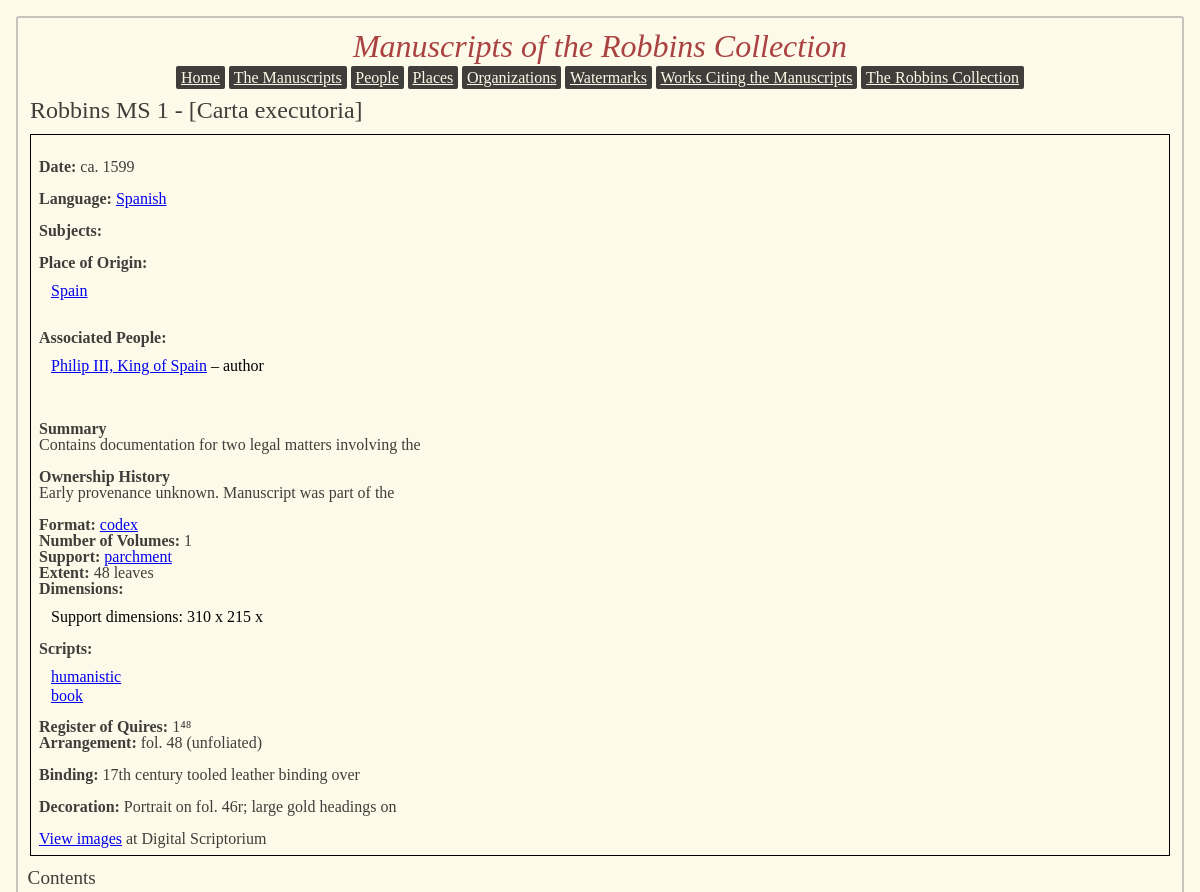
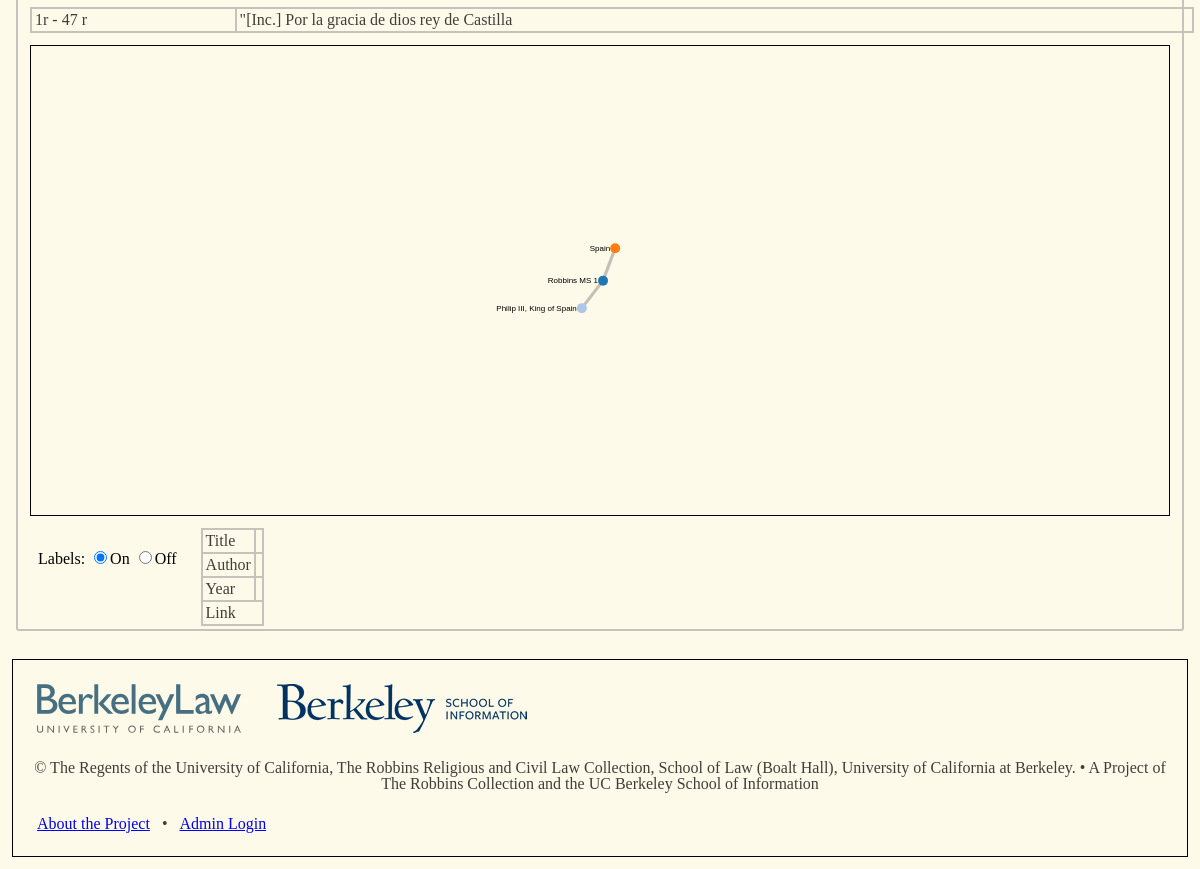
The app's page /ms1 with its own data (2 pictures, top to bottom).
### app/models.py (models this page shows, shortened)
class manuscript(db.Model):
	id = db.Column(db.Integer, primary_key=True)
	shelfmark = db.Column(db.String(15))
	ms_format = db.Column(db.String(20))
	date1 = db.Column(db.Integer)
	date2 = db.Column(db.Integer)
	datetype = db.Column(db.String(1))
	language = db.Column(db.Integer, db.ForeignKey('language.id'))
	summary = db.Column(db.String(1000))
	ownership_history = db.Column(db.String(1000))
	origin = db.Column(db.String(1000))
	decoration = db.Column(db.String(1000))
	binding = db.Column(db.String(1000))
	num_volumes = db.Column(db.Integer)
	ds_url = db.Column(db.String(1000))
	volumes = db.relationship('volume',
		backref = 'ms',
		lazy='dynamic')
	contents = db.relationship('content_item',
		backref = 'ms',
		lazy='dynamic')
	titles = db.relationship('title',
		backref = 'ms',
		lazy='dynamic'
		)
	watermarks = db.relationship('watermark',
		secondary = has_watermark,
		backref = db.backref('mss', lazy='dynamic')
		)
	assoc_people = db.relationship('person_ms_assoc',
		backref = 'ms',
		lazy='dynamic')
	places = db.relationship('place',
		secondary = has_place,
		backref = db.backref('mss', lazy='dynamic')
		)
	orgs = db.relationship('org_ms_assoc',
		backref= 'ms',
		lazy='dynamic')
	treatments = db.relationship('external_doc',
		secondary=has_external_doc,
		backref = db.backref('mss', lazy='dynamic')
		)
	subjects = db.relationship('ms_subject_assoc',
		backref = 'ms',
		lazy = 'dynamic'
		)

class title(db.Model):
	id = db.Column(db.Integer, primary_key=True)
	title_text = db.Column(db.String(150))
	title_type = db.Column(db.String(20))
	ms_id = db.Column(db.Integer, db.ForeignKey('manuscript.id'))

class language(db.Model):
	id = db.Column(db.Integer, primary_key = True)
	name = db.Column(db.String(60))
	mss = db.relationship('manuscript',
		backref = 'ms_language',
		lazy='dynamic')

class place(db.Model):
	id = db.Column(db.Integer, primary_key = True)
	place_name = db.Column(db.String(60))
	place_type = db.Column(db.String(10))
	lat = db.Column(db.Float)
	lon = db.Column(db.Float)

class person(db.Model):
	id = db.Column(db.Integer, primary_key=True)
	name_display = db.Column(db.String(200))
	name_main = db.Column(db.String(200))
	name_fuller = db.Column(db.String(200))
	year_1 = db.Column(db.Integer)
	year_2 = db.Column(db.Integer)
	datetype = db.Column(db.Integer)
	numeration = db.Column(db.String(20))
	title = db.Column(db.String(30))
	ms_relations = db.relationship('person_ms_assoc',
		backref = 'person',
		lazy='dynamic')

class person_ms_assoc(db.Model):
	id = db.Column(db.Integer, primary_key=True)
	person_id = db.Column(db.Integer, db.ForeignKey('person.id'))
	ms_id = db.Column(db.Integer, db.ForeignKey('manuscript.id'))
	assoc_type = db.Column(db.String(50))

class volume(db.Model):
	id = db.Column(db.Integer, primary_key=True)
	numeration = db.Column(db.Integer)
	support = db.Column(db.String(15))
	extent = db.Column(db.Integer)
	extent_unit = db.Column(db.String(3))
	bound_width = db.Column(db.Integer)
	bound_height = db.Column(db.Integer)
	leaf_width = db.Column(db.Integer)
	leaf_height = db.Column(db.Integer)
	written_width = db.Column(db.Integer)
	written_height = db.Column(db.Integer)
	size_unit = db.Column(db.String(3))
	quire_register = db.Column(db.String(60))
	phys_arrangement = db.Column(db.String(60))
	narr_script = db.Column(db.String(1000))
	contents = db.relationship('content_item',
		backref = 'volume',
		lazy='dynamic')
	scripts = db.relationship('script',
		secondary = vol_has_script,
		backref= db.backref('mss', lazy='dynamic')
		)
	lines = db.relationship('lines',
		secondary=line_assoc,
		backref = db.backref('volumes', lazy='dynamic')
		)
	ruling = db.relationship('ruling',
		secondary = has_ruling,
		backref = db.backref('volumes', lazy='dynamic')
		)
	ms_id = db.Column(db.Integer, db.ForeignKey('manuscript.id'))

class script(db.Model):
	id = db.Column(db.Integer, primary_key = True)
	name = db.Column(db.String(100))

class content_item(db.Model):
	id = db.Column(db.Integer, primary_key=True)
	text = db.Column(db.String(1000))
	fol_start_num = db.Column(db.Integer)
	fol_start_side = db.Column(db.String(1))
	fol_end_num = db.Column(db.Integer)
	fol_end_side = db.Column(db.String(1))
	ms_id = db.Column(db.Integer, db.ForeignKey('manuscript.id'))
	vol_id = db.Column(db.Integer, db.ForeignKey('volume.id'))

### app/views.py (the view)
@app.route('/ms<idno>', methods = ['GET'])
def ms_view(idno):
	pagems = models.manuscript.query.get(idno)
	if pagems == None:
		abort(404)
	relat_people = {}
	for person_assoc in pagems.assoc_people:
		if person_assoc.person_id not in relat_people:
			relat_people[person_assoc.person_id] = {}
			relat_people[person_assoc.person_id]['roles'] = person_assoc.assoc_type
			relat_people[person_assoc.person_id]['name'] = person_assoc.person.name_display
		else:
			relat_people[person_assoc.person_id]['roles'] = relat_people[person_assoc.person_id]['roles'] + ', ' + person_assoc.assoc_type
	graph_data = get_info_from_db(pagems.id, 'manuscript')
	graphobj = json.dumps(graph_data)
	support_types = ['paper', 'parchment', 'papyrus']
	return render_template('msview.html', pagetitle = pagems.shelfmark, ms=pagems, people = relat_people, supports = support_types, graphsend=graphobj)

### app/views.py (called while the page is built)
def return_ms_data(shelf_id):
	this_ms = models.manuscript.query.get(shelf_id)
	resultid = '0_' + str(shelf_id)
	authorquery = this_ms.assoc_people.filter_by(assoc_type = 'author').first()
	if authorquery != None:
		result_author = authorquery.person.name_display
	else:
		result_author = ''
	result_title = this_ms.titles.filter_by(title_type='main').first().title_text
	if this_ms.date2 == None:
		result_datestring = str(this_ms.date1)
	else:
		result_datestring = str(this_ms.date1) + '-' + str(this_ms.date2)
	msreturndict = {"name": this_ms.shelfmark, "group": 0, "role": 'manuscript', "dbkey": shelf_id, 'id': resultid,
			'title': result_title, 'date': result_datestring, 'author': result_author, 'url': url_for('ms_view',idno=shelf_id)}
	return msreturndict

### app/templates/msview.html (shortened to what this page needs)
{% extends "base.html" %}
{% block content %}
<h3>Robbins MS {{ ms.id }} - {{ ms.titles.filter_by(title_type='main').first().title_text }}</h3>
<div class="section">
{% if ms.datetype == 's' %}
	{% if ms.datecertain == True %}
  <br>
	<p><b>Date:</b> {{ ms.date1 }}</p>
	{% else %}
  <br>
	<p><b>Date:</b> ca. {{ ms.date1 }}</p>
	{% endif %}
{% elif ms.datetype in ['k','q','i'] %}
<br>
<p><b>Dates:</b> between {{ms.date1}} and {{ms.date2}}</p>
{% else %}
<br>
<p><b>Dates:</b> {{ms.date1}}-{{ms.date2}}</p>
{% endif %}
<br>
<p><b>Language: </b><a href="{{url_for('ms_by_language', focus_lang_id=ms.ms_language.id)}}">{{ ms.ms_language.name }}</a></p>
{% if ms.subjects %}
<br>
<p><b>Subjects: </b></p>
{% endif %}
{% if ms.places|length() > 1 %}
<br>
<p><b>Places of Origin:</b><p>
{% else %}
<br>
<p><b>Place of Origin:</b><p>
{% endif %}
<ul>
{% for place in ms.places %}
<li><a href="{{ 'place' + (place.id|string) }}">{{ place.place_name }}</a></li>
{% endfor %}
</ul>
{% if people|length > 0 %}
<br>
<p><b>Associated People:</b></p>
<ul>
{% for person_rel in people %}
<li><a href="{{ 'person' +(person_rel|string) }}">{{ people[person_rel]['name'] }}</a> – {{ people[person_rel]['roles'] }}</li>
{% endfor %}
</ul>
{% endif %}
<br>
{% if ms.summary %}
<br>
<p><b>Summary</b></p>
<p>{{ ms.summary }}</p>
{% endif %}
{% if ms.ownership_history %}
<br>
<p><b>Ownership History</b></p>
<p>{{ ms.ownership_history }}</p>
{% endif %}
<br>
{% if ms.ms_format %}
<p><b>Format: </b><a href="{{url_for('ms_by_format', focusformat=ms.ms_format)}}">{{ ms.ms_format }}</a></p>
{% endif %}
<p><b>Number of Volumes:</b> {{ ms.num_volumes }}</p>
{% for volume in ms.volumes %}
{% if volume.support %}
<p><b>Support: </b>
{% for material in supports %}
{% if material in volume.support %}
<a href="{{url_for('ms_by_support', focussupport=material)}}">{{ material }}</a>
{% endif %}
{% endfor %}
</p>
{% endif %}
{% if volume.extent %}
<p><b>Extent:</b> {{ volume.extent }} {{volume.extent_unit }}</p>
{% endif %}
{%if volume.leaf_height or volume.written_height or volume.bound_height %}
<p><b>Dimensions:</b></p>
<ul>
{% if volume.leaf_height and volume.leaf_width %}
<li>Support dimensions: {{volume.leaf_height}} x {{ volume.leaf_width }} {{volume.size_unit}}</li>
{% endif %}
</ul>
{% endif %}
{% if volume.scripts|length ==1 %}
<p><b>Script: </b><a href="{{url_for('ms_by_script', idno=volume.scripts[0].id)}}">{{volume.scripts[0].name}}</a></p>
{% elif volume.scripts|length >1 %}
<p><b>Scripts:</b></p>
<ul>
{% for script in volume.scripts %}
<li><a href="{{url_for('ms_by_script', idno= script.id)}}">{{ script.name }}</a></li>
{% endfor %}
</ul>
{% endif %}
{% if volume.quire_register %}
<p><b>Register of Quires:</b> {{ volume.quire_register }}</p>
{% endif %}
{% if volume.phys_arrangement %}
<p><b>Arrangement:</b> {{ volume.phys_arrangement }}</p>
<br>
{% endif %}
{% endfor %}
{% if ms.binding %}
<p><b>Binding:</b> {{ ms.binding }}</p>
<br>
{% endif %}
{% if ms.decoration %}
<p><b>Decoration:</b> {{ ms.decoration }}</p>
<br>
{% endif %}
{% if ms.ds_url %}
<p><a href="{{ms.ds_url}}">View images</a> at Digital Scriptorium</p>
{% endif %}
</div>
{% if ms.contents.first() %}
{% for volume in ms.volumes %}
{% if ms.volumes.all()|length == 1 %}
<h4>Contents</h4>
{% elif ms.volumes.all()|length > 1%}
<h4>Contents of Volume {{ volume.numeration }}</h4>
{% endif %}
<table class="contentstable">
{% for textitem in volume.contents %}
<tr>
	<td>{{ textitem.fol_start_num }}{{ textitem.fol_start_side }}
	{% if textitem.fol_end_num != None %}
	- {{ textitem.fol_end_num }}
	{% endif %}
	{% if textitem.fol_end_side != None %}
	{{ textitem.fol_end_side }}
	{% endif %}
	</td>
	<td>{{ textitem.text }}</td>
</tr>
{% endfor %}
</table>
{% endfor %}
{% endif %}
<div class="section" id="relationvis">
</div>
  <div id="graphtoggle">
  <form id="labeltoggle">Labels:
    <input type="radio" name="labeltoggle" value="on" checked>On
    <input type="radio" name="labeltoggle" value="off">Off
  </form>
  </div>
  <div id="nodeinfo">
    <table>
      <tr>
        <th>Title</th>
        <td></td>
      </tr>
      <tr>
        <th>Author</th>
        <td></td>
      </tr>
      <tr>
        <th>Year</th>
        <td></td>
      </tr>
      <tr>
        <td colspan=2>Link</td>
      </tr>
    </table>
  </div>
</div>
{% endblock %}

### app/static/main.css (style rules this page uses)
html, body, div, span, applet, object, iframe, h1, h2, h3, h4, h5, h6, p, blockquote, pre, a, abbr, acronym, address, big, cite, code, del, dfn, em, img, ins, kbd, q, s, samp, small, strike, strong, sub, sup, tt, var, b, u, i, center, dl, dt, dd, ol, ul, li, fieldset, form, label, legend, table, caption, tbody, tfoot, thead, tr, th, td, article, aside, canvas, details, embed, figure, figcaption, footer, header, hgroup, menu, nav, output, ruby, section, summary, time, mark, audio, video { margin: 0; padding: 0; border: 0; font-size: 100%; font: inherit; vertical-align: baseline; }
body { line-height: 1; }
ol, ul { list-style: none; }
table { border-collapse: collapse; border-spacing: 0; }
html, body { background-color: #FEFAE9; margin: 0; padding: 0; }
h3, h4, h5, h6 { font-family: "Times New Roman"; color: #3F3E3A; }
h3 { font-size: 1.5em; }
h4 { font-size: 1.2em; }
div#wrapper h3, h4 { margin: .5em; }
p, td, th { color: #3F3E3A; font-family: "Times New Roman"; font-size: 1em; }
.section, .mapholder { margin: .75em; border-style: solid; border-width: 1px; border-color: #000000; padding: .5em; }
table, th, td { vertical-align: top; border-width: 2px; border-style: solid; border-color: #C5C3BC; border-collapse: collapse; padding: 3px; text-align: left; }
.contentstable { margin: .75em; width: 100%; }
b { font-weight: bold; }
ol, ul { margin: .75em; }
li { padding-bottom: .2em; }
#textvis, #relationvis { max-width: 50% max-height: 100%; text-align: center; }
#graphtoggle { text-align: center; display: inline-block; max-width: 50%; vertical-align: top; margin: .75em; padding: .5em; }
#nodeinfo { display: inline-block; max-width: 50%; }

### records on screen
manuscript: id "1", date1 "1599", summary "Contains documentation for two legal matters involving the", ownership_history "Early provenance unknown. Manuscript was part of the", ms_format "codex", num_volumes "1", binding "17th century tooled leather binding over", decoration "Portrait on fol. 46r; large gold headings on"
title: titles.filter_by "[Carta executoria]"
language: ms_language.name "Spanish"
place: place_name "Spain"
person: name_display "Philip III, King of Spain"
person_ms_assoc: assoc_type "author"
volume: supports "parchment", extent "48", extent_unit "leaves", leaf_height "310", leaf_width "215", size_unit "x", quire_register "1⁴⁸", phys_arrangement "fol. 48 (unfoliated)"
script: name "humanistic"
script: name "book"
content_item: fol_start_num "1", fol_start_side "r", fol_end_num "47", fol_end_side "r", text "\"[Inc.] Por la gracia de dios rey de Castilla"
